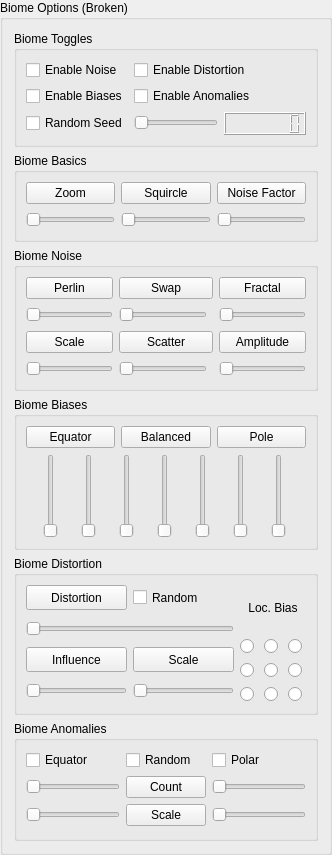
       <widget class="QGroupBox" name="biome_options_group">
        <property name="sizePolicy">
         <sizepolicy hsizetype="Preferred" vsizetype="Preferred">
          <horstretch>0</horstretch>
          <verstretch>0</verstretch>
         </sizepolicy>
        </property>
        <property name="minimumSize">
         <size>
          <width>0</width>
          <height>775</height>
         </size>
        </property>
        <property name="title">
         <string>Biome Options (Broken)</string>
        </property>
        <layout class="QVBoxLayout" name="verticalLayout_2">
         <item>
          <widget class="QGroupBox" name="biome_toggles_group">
           <property name="sizePolicy">
            <sizepolicy hsizetype="Preferred" vsizetype="Preferred">
             <horstretch>0</horstretch>
             <verstretch>0</verstretch>
            </sizepolicy>
           </property>
           <property name="minimumSize">
            <size>
             <width>260</width>
             <height>110</height>
            </size>
           </property>
           <property name="title">
            <string>Biome Toggles</string>
           </property>
           <layout class="QGridLayout" name="gridLayout_6">
            <item row="0" column="0">
             <widget class="QCheckBox" name="enable_noise">
              <property name="minimumSize">
               <size>
                <width>0</width>
                <height>20</height>
               </size>
              </property>
              <property name="toolTip">
               <string>Enables procedural noise on top of biome base pattern.</string>
              </property>
              <property name="accessibleName">
               <string>Enable Noise</string>
              </property>
              <property name="text">
               <string>Enable Noise</string>
              </property>
             </widget>
            </item>
            <item row="0" column="1" colspan="2">
             <widget class="QCheckBox" name="apply_distortion">
              <property name="minimumSize">
               <size>
                <width>0</width>
                <height>20</height>
               </size>
              </property>
              <property name="toolTip">
               <string>Toggles whether distortion is applied to biome grid.</string>
              </property>
              <property name="accessibleName">
               <string>Enable Distortion</string>
              </property>
              <property name="text">
               <string>Enable Distortion</string>
              </property>
             </widget>
            </item>
            <item row="1" column="0">
             <widget class="QCheckBox" name="enable_biases">
              <property name="minimumSize">
               <size>
                <width>0</width>
                <height>20</height>
               </size>
              </property>
              <property name="toolTip">
               <string>Applies latitudinal bias to biome distribution.</string>
              </property>
              <property name="accessibleName">
               <string>Enable Biases</string>
              </property>
              <property name="text">
               <string>Enable Biases</string>
              </property>
             </widget>
            </item>
            <item row="1" column="1" colspan="2">
             <widget class="QCheckBox" name="enable_anomalies">
              <property name="minimumSize">
               <size>
                <width>0</width>
                <height>20</height>
               </size>
              </property>
              <property name="toolTip">
               <string>Adds biome anomalies (outlier patterns).</string>
              </property>
              <property name="accessibleName">
               <string>Enable Anomalies</string>
              </property>
              <property name="text">
               <string>Enable Anomalies</string>
              </property>
             </widget>
            </item>
            <item row="2" column="0">
             <widget class="QCheckBox" name="use_random">
              <property name="minimumSize">
               <size>
                <width>0</width>
                <height>20</height>
               </size>
              </property>
              <property name="toolTip">
               <string>If enabled, a new random seed will be generated on each run.</string>
              </property>
              <property name="accessibleName">
               <string>Use Random</string>
              </property>
              <property name="text">
               <string>Random Seed</string>
              </property>
             </widget>
            </item>
            <item row="2" column="1">
             <widget class="QSlider" name="user_seed">
              <property name="minimumSize">
               <size>
                <width>0</width>
                <height>20</height>
               </size>
              </property>
              <property name="toolTip">
               <string>Slider used to select generation seed</string>
              </property>
              <property name="accessibleName">
               <string>User Seed</string>
              </property>
              <property name="orientation">
               <enum>Qt::Orientation::Horizontal</enum>
              </property>
             </widget>
            </item>
            <item row="2" column="2">
             <widget class="QLCDNumber" name="seed_display">
              <property name="font">
               <font>
                <family>Fixedsys</family>
                <pointsize>9</pointsize>
                <bold>true</bold>
               </font>
              </property>
              <property name="cursor">
               <cursorShape>IBeamCursor</cursorShape>
              </property>
              <property name="toolTip">
               <string>Current generation seed value</string>
              </property>
              <property name="accessibleName">
               <string>Seed Value</string>
              </property>
              <property name="digitCount">
               <number>7</number>
              </property>
             </widget>
            </item>
           </layout>
          </widget>
         </item>
         <item>
          <widget class="QGroupBox" name="biome_basics_group">
           <property name="sizePolicy">
            <sizepolicy hsizetype="Preferred" vsizetype="Preferred">
             <horstretch>0</horstretch>
             <verstretch>0</verstretch>
            </sizepolicy>
           </property>
           <property name="minimumSize">
            <size>
             <width>0</width>
             <height>85</height>
            </size>
           </property>
           <property name="title">
            <string>Biome Basics</string>
           </property>
           <layout class="QGridLayout" name="gridLayout_7">
            <item row="3" column="0">
             <widget class="QSlider" name="zoom">
              <property name="minimumSize">
               <size>
                <width>0</width>
                <height>20</height>
               </size>
              </property>
              <property name="toolTip">
               <string>Controls the scale of biome distribution. Higher values zoom in, reducing visible zones.</string>
              </property>
              <property name="accessibleName">
               <string>Zoom Level</string>
              </property>
              <property name="orientation">
               <enum>Qt::Orientation::Horizontal</enum>
              </property>
             </widget>
            </item>
            <item row="3" column="1">
             <widget class="QSlider" name="squircle_exponent">
              <property name="minimumSize">
               <size>
                <width>0</width>
                <height>20</height>
               </size>
              </property>
              <property name="toolTip">
               <string>Defines the curvature of equatorial zones (round to square bias).</string>
              </property>
              <property name="accessibleName">
               <string>Squircle Exponent</string>
              </property>
              <property name="orientation">
               <enum>Qt::Orientation::Horizontal</enum>
              </property>
             </widget>
            </item>
            <item row="3" column="3">
             <widget class="QSlider" name="noise_factor">
              <property name="minimumSize">
               <size>
                <width>0</width>
                <height>20</height>
               </size>
              </property>
              <property name="toolTip">
               <string>Controls the influence of noise on distortion.</string>
              </property>
              <property name="accessibleName">
               <string>Noise Factor</string>
              </property>
              <property name="orientation">
               <enum>Qt::Orientation::Horizontal</enum>
              </property>
             </widget>
            </item>
            <item row="0" column="0">
             <widget class="QPushButton" name="zoom_reset">
              <property name="minimumSize">
               <size>
                <width>0</width>
                <height>20</height>
               </size>
              </property>
              <property name="text">
               <string>Zoom</string>
              </property>
             </widget>
            </item>
            <item row="0" column="1">
             <widget class="QPushButton" name="squircle_exponent_reset">
              <property name="minimumSize">
               <size>
                <width>0</width>
                <height>20</height>
               </size>
              </property>
              <property name="text">
               <string>Squircle</string>
              </property>
             </widget>
            </item>
            <item row="0" column="3">
             <widget class="QPushButton" name="noise_factor_reset">
              <property name="minimumSize">
               <size>
                <width>0</width>
                <height>20</height>
               </size>
              </property>
              <property name="text">
               <string>Noise Factor</string>
              </property>
             </widget>
            </item>
           </layout>
          </widget>
         </item>
         <item>
          <widget class="QGroupBox" name="biome_noise_group">
           <property name="minimumSize">
            <size>
             <width>260</width>
             <height>140</height>
            </size>
           </property>
           <property name="title">
            <string>Biome Noise</string>
           </property>
           <layout class="QGridLayout" name="gridLayout_8">
            <item row="0" column="0">
             <widget class="QPushButton" name="biome_perlin_reset">
              <property name="minimumSize">
               <size>
                <width>0</width>
                <height>20</height>
               </size>
              </property>
              <property name="text">
               <string>Perlin</string>
              </property>
             </widget>
            </item>
            <item row="5" column="4">
             <widget class="QSlider" name="noise_amplitude">
              <property name="minimumSize">
               <size>
                <width>0</width>
                <height>20</height>
               </size>
              </property>
              <property name="toolTip">
               <string>Affects the amplitude of noise used in biome generation.</string>
              </property>
              <property name="accessibleName">
               <string>Noise Amplitude</string>
              </property>
              <property name="orientation">
               <enum>Qt::Orientation::Horizontal</enum>
              </property>
             </widget>
            </item>
            <item row="2" column="4">
             <widget class="QSlider" name="biome_fractal">
              <property name="minimumSize">
               <size>
                <width>0</width>
                <height>20</height>
               </size>
              </property>
              <property name="orientation">
               <enum>Qt::Orientation::Horizontal</enum>
              </property>
             </widget>
            </item>
            <item row="3" column="2" colspan="2">
             <widget class="QPushButton" name="noise_scatter_reset">
              <property name="minimumSize">
               <size>
                <width>0</width>
                <height>20</height>
               </size>
              </property>
              <property name="text">
               <string>Scatter</string>
              </property>
             </widget>
            </item>
            <item row="3" column="0">
             <widget class="QPushButton" name="noise_scale_reset">
              <property name="minimumSize">
               <size>
                <width>0</width>
                <height>20</height>
               </size>
              </property>
              <property name="text">
               <string>Scale</string>
              </property>
             </widget>
            </item>
            <item row="0" column="2" colspan="2">
             <widget class="QPushButton" name="biome_swap_reset">
              <property name="minimumSize">
               <size>
                <width>0</width>
                <height>20</height>
               </size>
              </property>
              <property name="text">
               <string>Swap</string>
              </property>
             </widget>
            </item>
            <item row="0" column="4">
             <widget class="QPushButton" name="biome_fractal_reset">
              <property name="minimumSize">
               <size>
                <width>0</width>
                <height>20</height>
               </size>
              </property>
              <property name="text">
               <string>Fractal</string>
              </property>
             </widget>
            </item>
            <item row="3" column="4">
             <widget class="QPushButton" name="noise_amplitude_reset">
              <property name="minimumSize">
               <size>
                <width>0</width>
                <height>20</height>
               </size>
              </property>
              <property name="text">
               <string>Amplitude</string>
              </property>
             </widget>
            </item>
            <item row="2" column="2">
             <widget class="QSlider" name="biome_swap">
              <property name="minimumSize">
               <size>
                <width>0</width>
                <height>20</height>
               </size>
              </property>
              <property name="orientation">
               <enum>Qt::Orientation::Horizontal</enum>
              </property>
             </widget>
            </item>
            <item row="5" column="2">
             <widget class="QSlider" name="noise_scatter">
              <property name="minimumSize">
               <size>
                <width>0</width>
                <height>20</height>
               </size>
              </property>
              <property name="toolTip">
               <string>Noise scatter amplifier.</string>
              </property>
              <property name="accessibleName">
               <string>Noise Scatter</string>
              </property>
              <property name="orientation">
               <enum>Qt::Orientation::Horizontal</enum>
              </property>
             </widget>
            </item>
            <item row="2" column="0">
             <widget class="QSlider" name="biome_perlin">
              <property name="minimumSize">
               <size>
                <width>0</width>
                <height>20</height>
               </size>
              </property>
              <property name="orientation">
               <enum>Qt::Orientation::Horizontal</enum>
              </property>
             </widget>
            </item>
            <item row="5" column="0">
             <widget class="QSlider" name="noise_scale">
              <property name="minimumSize">
               <size>
                <width>0</width>
                <height>20</height>
               </size>
              </property>
              <property name="toolTip">
               <string>Determines the scale of noise used for biome variation.</string>
              </property>
              <property name="accessibleName">
               <string>Noise Scale</string>
              </property>
              <property name="orientation">
               <enum>Qt::Orientation::Horizontal</enum>
              </property>
             </widget>
            </item>
           </layout>
          </widget>
         </item>
         <item>
          <widget class="QGroupBox" name="biome_biases_group">
           <property name="minimumSize">
            <size>
             <width>260</width>
             <height>130</height>
            </size>
           </property>
           <property name="title">
            <string>Biome Biases</string>
           </property>
           <layout class="QGridLayout" name="gridLayout_10">
            <item row="0" column="0">
             <widget class="QPushButton" name="equator_bias_reset">
              <property name="text">
               <string>Equator</string>
              </property>
             </widget>
            </item>
            <item row="0" column="1">
             <widget class="QPushButton" name="balanced_bias_reset">
              <property name="text">
               <string>Balanced</string>
              </property>
             </widget>
            </item>
            <item row="0" column="2">
             <widget class="QPushButton" name="pole_bias_reset">
              <property name="text">
               <string>Pole</string>
              </property>
             </widget>
            </item>
            <item row="1" column="0" colspan="3">
             <layout class="QHBoxLayout" name="horizontalLayout_5">
              <item>
               <widget class="QSlider" name="zone_00">
                <property name="toolTip">
                 <string>Weight for outermost biome zone (perimeter).</string>
                </property>
                <property name="accessibleName">
                 <string>Zone 00</string>
                </property>
                <property name="orientation">
                 <enum>Qt::Orientation::Vertical</enum>
                </property>
               </widget>
              </item>
              <item>
               <widget class="QSlider" name="zone_01">
                <property name="toolTip">
                 <string>Weight for second biome ring.</string>
                </property>
                <property name="accessibleName">
                 <string>Zone 01</string>
                </property>
                <property name="orientation">
                 <enum>Qt::Orientation::Vertical</enum>
                </property>
               </widget>
              </item>
              <item>
               <widget class="QSlider" name="zone_02">
                <property name="toolTip">
                 <string>Weight for third biome ring.</string>
                </property>
                <property name="accessibleName">
                 <string>Zone 02</string>
                </property>
                <property name="orientation">
                 <enum>Qt::Orientation::Vertical</enum>
                </property>
               </widget>
              </item>
              <item>
               <widget class="QSlider" name="zone_03">
                <property name="toolTip">
                 <string>Weight for mid biome ring.</string>
                </property>
                <property name="accessibleName">
                 <string>Zone 03</string>
                </property>
                <property name="orientation">
                 <enum>Qt::Orientation::Vertical</enum>
                </property>
               </widget>
              </item>
              <item>
               <widget class="QSlider" name="zone_04">
                <property name="toolTip">
                 <string>Weight for fifth biome ring.</string>
                </property>
                <property name="accessibleName">
                 <string>Zone 04</string>
                </property>
                <property name="orientation">
                 <enum>Qt::Orientation::Vertical</enum>
                </property>
               </widget>
              </item>
              <item>
               <widget class="QSlider" name="zone_05">
                <property name="toolTip">
                 <string>Weight for sixth biome ring.</string>
                </property>
                <property name="accessibleName">
                 <string>Zone 05</string>
                </property>
                <property name="orientation">
                 <enum>Qt::Orientation::Vertical</enum>
                </property>
               </widget>
              </item>
              <item>
               <widget class="QSlider" name="zone_06">
                <property name="toolTip">
                 <string>Weight for center biome zone (core).</string>
                </property>
                <property name="accessibleName">
                 <string>Zone 06</string>
                </property>
                <property name="orientation">
                 <enum>Qt::Orientation::Vertical</enum>
                </property>
               </widget>
              </item>
             </layout>
            </item>
           </layout>
          </widget>
         </item>
         <item>
          <widget class="QGroupBox" name="biome_distortion_group">
           <property name="sizePolicy">
            <sizepolicy hsizetype="Preferred" vsizetype="Preferred">
             <horstretch>0</horstretch>
             <verstretch>0</verstretch>
            </sizepolicy>
           </property>
           <property name="minimumSize">
            <size>
             <width>270</width>
             <height>130</height>
            </size>
           </property>
           <property name="title">
            <string>Biome Distortion</string>
           </property>
           <layout class="QGridLayout" name="gridLayout_16">
            <item row="0" column="0">
             <widget class="QPushButton" name="biome_distortion_reset">
              <property name="minimumSize">
               <size>
                <width>0</width>
                <height>25</height>
               </size>
              </property>
              <property name="text">
               <string>Distortion</string>
              </property>
             </widget>
            </item>
            <item row="0" column="1">
             <widget class="QCheckBox" name="random_distortion">
              <property name="minimumSize">
               <size>
                <width>0</width>
                <height>25</height>
               </size>
              </property>
              <property name="text">
               <string>Random</string>
              </property>
             </widget>
            </item>
            <item row="0" column="2" rowspan="4">
             <layout class="QGridLayout" name="gridLayout_15">
              <item row="0" column="0" colspan="3">
               <widget class="QLabel" name="label">
                <property name="text">
                 <string>Loc. Bias</string>
                </property>
                <property name="alignment">
                 <set>Qt::AlignmentFlag::AlignCenter</set>
                </property>
               </widget>
              </item>
              <item row="1" column="0">
               <widget class="QRadioButton" name="biome_bias_nw">
                <property name="minimumSize">
                 <size>
                  <width>18</width>
                  <height>18</height>
                 </size>
                </property>
                <property name="text">
                 <string/>
                </property>
               </widget>
              </item>
              <item row="1" column="1">
               <widget class="QRadioButton" name="biome_bias_nn">
                <property name="minimumSize">
                 <size>
                  <width>18</width>
                  <height>18</height>
                 </size>
                </property>
                <property name="text">
                 <string/>
                </property>
               </widget>
              </item>
              <item row="1" column="2">
               <widget class="QRadioButton" name="biome_bias_ne">
                <property name="minimumSize">
                 <size>
                  <width>18</width>
                  <height>18</height>
                 </size>
                </property>
                <property name="text">
                 <string/>
                </property>
               </widget>
              </item>
              <item row="2" column="0">
               <widget class="QRadioButton" name="biome_bias_ww">
                <property name="minimumSize">
                 <size>
                  <width>18</width>
                  <height>18</height>
                 </size>
                </property>
                <property name="text">
                 <string/>
                </property>
               </widget>
              </item>
              <item row="2" column="1">
               <widget class="QRadioButton" name="biome_bias_cc">
                <property name="minimumSize">
                 <size>
                  <width>18</width>
                  <height>18</height>
                 </size>
                </property>
                <property name="text">
                 <string/>
                </property>
               </widget>
              </item>
              <item row="2" column="2">
               <widget class="QRadioButton" name="biome_bias_ee">
                <property name="minimumSize">
                 <size>
                  <width>18</width>
                  <height>18</height>
                 </size>
                </property>
                <property name="text">
                 <string/>
                </property>
               </widget>
              </item>
              <item row="3" column="0">
               <widget class="QRadioButton" name="biome_bias_sw">
                <property name="minimumSize">
                 <size>
                  <width>18</width>
                  <height>18</height>
                 </size>
                </property>
                <property name="text">
                 <string/>
                </property>
               </widget>
              </item>
              <item row="3" column="1">
               <widget class="QRadioButton" name="biome_bias_ss">
                <property name="minimumSize">
                 <size>
                  <width>18</width>
                  <height>18</height>
                 </size>
                </property>
                <property name="text">
                 <string/>
                </property>
               </widget>
              </item>
              <item row="3" column="2">
               <widget class="QRadioButton" name="biome_bias_se">
                <property name="minimumSize">
                 <size>
                  <width>18</width>
                  <height>18</height>
                 </size>
                </property>
                <property name="text">
                 <string/>
                </property>
               </widget>
              </item>
             </layout>
            </item>
            <item row="1" column="0" colspan="2">
             <widget class="QSlider" name="biome_distortion">
              <property name="minimumSize">
               <size>
                <width>142</width>
                <height>25</height>
               </size>
              </property>
              <property name="orientation">
               <enum>Qt::Orientation::Horizontal</enum>
              </property>
             </widget>
            </item>
            <item row="2" column="0">
             <widget class="QPushButton" name="distortion_influence_reset">
              <property name="minimumSize">
               <size>
                <width>0</width>
                <height>25</height>
               </size>
              </property>
              <property name="text">
               <string>Influence</string>
              </property>
             </widget>
            </item>
            <item row="2" column="1">
             <widget class="QPushButton" name="distortion_scale_reset">
              <property name="minimumSize">
               <size>
                <width>0</width>
                <height>25</height>
               </size>
              </property>
              <property name="text">
               <string>Scale</string>
              </property>
             </widget>
            </item>
            <item row="3" column="0">
             <widget class="QSlider" name="distortion_influence">
              <property name="minimumSize">
               <size>
                <width>0</width>
                <height>25</height>
               </size>
              </property>
              <property name="orientation">
               <enum>Qt::Orientation::Horizontal</enum>
              </property>
             </widget>
            </item>
            <item row="3" column="1">
             <widget class="QSlider" name="distortion_scale">
              <property name="minimumSize">
               <size>
                <width>0</width>
                <height>25</height>
               </size>
              </property>
              <property name="orientation">
               <enum>Qt::Orientation::Horizontal</enum>
              </property>
             </widget>
            </item>
           </layout>
          </widget>
         </item>
         <item>
          <widget class="QGroupBox" name="biome_anomalies_group">
           <property name="minimumSize">
            <size>
             <width>260</width>
             <height>120</height>
            </size>
           </property>
           <property name="title">
            <string>Biome Anomalies</string>
           </property>
           <layout class="QGridLayout" name="gridLayout_9">
            <item row="0" column="0">
             <widget class="QCheckBox" name="enable_equator_drag">
              <property name="toolTip">
               <string>Enables biome distortion centered near the equator.</string>
              </property>
              <property name="accessibleName">
               <string>Equator Drag Enabled</string>
              </property>
              <property name="text">
               <string>Equator</string>
              </property>
             </widget>
            </item>
            <item row="0" column="1">
             <widget class="QCheckBox" name="enable_random_drag">
              <property name="text">
               <string>Random</string>
              </property>
             </widget>
            </item>
            <item row="0" column="2">
             <widget class="QCheckBox" name="enable_pole_drag">
              <property name="toolTip">
               <string>Enables biome distortion near poles.</string>
              </property>
              <property name="accessibleName">
               <string>Pole Drag Enabled</string>
              </property>
              <property name="text">
               <string>Polar</string>
              </property>
             </widget>
            </item>
            <item row="1" column="0">
             <widget class="QSlider" name="equator_anomaly_count">
              <property name="minimumSize">
               <size>
                <width>0</width>
                <height>20</height>
               </size>
              </property>
              <property name="orientation">
               <enum>Qt::Orientation::Horizontal</enum>
              </property>
             </widget>
            </item>
            <item row="1" column="1">
             <widget class="QPushButton" name="anomaly_count_reset">
              <property name="text">
               <string>Count</string>
              </property>
             </widget>
            </item>
            <item row="1" column="2">
             <widget class="QSlider" name="polar_anomaly_count">
              <property name="minimumSize">
               <size>
                <width>0</width>
                <height>20</height>
               </size>
              </property>
              <property name="orientation">
               <enum>Qt::Orientation::Horizontal</enum>
              </property>
             </widget>
            </item>
            <item row="2" column="0">
             <widget class="QSlider" name="equator_anomaly_scale">
              <property name="minimumSize">
               <size>
                <width>0</width>
                <height>20</height>
               </size>
              </property>
              <property name="orientation">
               <enum>Qt::Orientation::Horizontal</enum>
              </property>
             </widget>
            </item>
            <item row="2" column="1">
             <widget class="QPushButton" name="anomaly_scale_reset">
              <property name="text">
               <string>Scale</string>
              </property>
             </widget>
            </item>
            <item row="2" column="2">
             <widget class="QSlider" name="polar_anomaly_scale">
              <property name="minimumSize">
               <size>
                <width>0</width>
                <height>20</height>
               </size>
              </property>
              <property name="orientation">
               <enum>Qt::Orientation::Horizontal</enum>
              </property>
             </widget>
            </item>
           </layout>
          </widget>
         </item>
        </layout>
       </widget>
